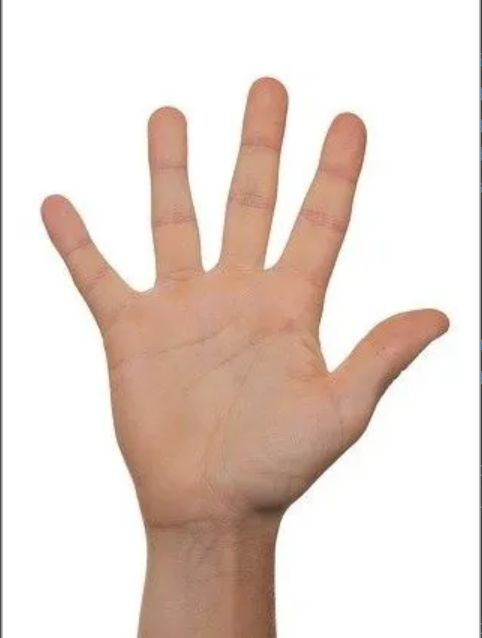
#> input picture orignal.jpg, 482 x 638 px, given in place of the camera
$ python visual_piano.py
#> lines starting #> are read from the running program, lines starting #| are printed output that depends on the picture; after the words box and inside, x2 and y2 are one past the last pixel; in counts of white or black regions, pixels touching at a corner belong together
### finger_recognize.py
import cv2
import numpy as np

def finger_detect(img_input):
	#定义字典，用于存放指尖坐标
	finger = {}
	img = cv2.flip(img_input, 1)			#图像镜像   1：左右镜像   -1：上下镜像
#	cv2.imshow('palm image',img)

	#图像处理：灰度转化、阈值分割（将手掌区域从原图像中抠出来）
	hsvim = cv2.cvtColor(img, cv2.COLOR_BGR2HSV)
	lower = np.array([0, 48, 80], dtype = "uint8")
	upper = np.array([20, 255, 255], dtype = "uint8")
	skinRegionHSV = cv2.inRange(hsvim, lower, upper)
	blurred = cv2.blur(skinRegionHSV, (2,2))
	ret,thresh = cv2.threshold(blurred,0,255,cv2.THRESH_BINARY)
#	cv2.imshow("thresh", thresh)

	#手掌轮廓绘制
	contours, hierarchy = cv2.findContours(thresh, cv2.RETR_TREE, cv2.CHAIN_APPROX_SIMPLE)
	contours = max(contours, key=lambda x: cv2.contourArea(x))
	cv2.drawContours(img, [contours], -1, (255,255,0), 2)
#	cv2.imshow("contours", img)

	#凸包检测
	hull = cv2.convexHull(contours)
	cv2.drawContours(img, [hull], -1, (0, 255, 255), 2)
#	cv2.imshow("hull", img)
#	print(hull)

	#手掌凸缺陷检测
	hull = cv2.convexHull(contours, returnPoints=False)
	defects = cv2.convexityDefects(contours, hull)
#	print(hull)

	#手指个数计数
	if defects is not None:
		cnt = 0
		for i in range(defects.shape[0]): # calculate the angle
			s, e, f, d = defects[i][0]
			start = tuple(contours[s][0])
			end = tuple(contours[e][0])
			far = tuple(contours[f][0])

			a = np.sqrt((end[0] - start[0]) ** 2 + (end[1] - start[1]) ** 2)
			b = np.sqrt((far[0] - start[0]) ** 2 + (far[1] - start[1]) ** 2)
			c = np.sqrt((end[0] - far[0]) ** 2 + (end[1] - far[1]) ** 2)
			angle = np.arccos((b ** 2 + c ** 2 - a ** 2) / (2 * b * c)) # cosine theorem
			if angle <= np.pi / 2: # angle less than 90 degree, treat as fingers
				cnt += 1
				cv2.circle(img, far, 4, [0, 0, 255], -1)
				finger[cnt]=start
				cv2.circle(img, start, 4, [255, 0, 0], -1)

		if cnt > 0:
			cnt = cnt+1
			cv2.putText(img, str(cnt), (0, 50), cv2.FONT_HERSHEY_SIMPLEX,1, (255, 0, 0) , 2, cv2.LINE_AA)
#			print(finger,len(finger))


#	cv2.imshow('final_result',img)

	return finger

### gui_and_key_adjust.py
import cv2

key_old=[1,1,1,1,1,1,1]
key_sta=[0,0,0,0,0,0,0]

Key_x_pos = [(120,200), (205, 285), (290, 370), (375, 455), (460, 540), (545, 625), (630, 710)]
Key_y_pos = [0, 250]

#画按键
#入口参数：背景图像
def draw_Key(img_input):
	cv2.rectangle(img_input, (Key_x_pos[0][0], Key_y_pos[0]), (Key_x_pos[0][1], Key_y_pos[1]), (255,255,255),2)
	cv2.rectangle(img_input, (Key_x_pos[1][0], Key_y_pos[0]), (Key_x_pos[1][1], Key_y_pos[1]), (255,255,255),2)
	cv2.rectangle(img_input, (Key_x_pos[2][0], Key_y_pos[0]), (Key_x_pos[2][1], Key_y_pos[1]), (255,255,255),2)
	cv2.rectangle(img_input, (Key_x_pos[3][0], Key_y_pos[0]), (Key_x_pos[3][1], Key_y_pos[1]), (255,255,255),2)
	cv2.rectangle(img_input, (Key_x_pos[4][0], Key_y_pos[0]), (Key_x_pos[4][1], Key_y_pos[1]), (255,255,255),2)
	cv2.rectangle(img_input, (Key_x_pos[5][0], Key_y_pos[0]), (Key_x_pos[5][1], Key_y_pos[1]), (255,255,255),2)
	cv2.rectangle(img_input, (Key_x_pos[6][0], Key_y_pos[0]), (Key_x_pos[6][1], Key_y_pos[1]), (255,255,255),2)

	return img_input


#按键按下时显示出来
def key_press_disp(key_now, img):
	for i in range(0,7):
		if key_now[i]:
			cv2.rectangle(img, (Key_x_pos[i][0], Key_y_pos[0]), (Key_x_pos[i][1], Key_y_pos[1]), (0,0,0),-1)
	return img

#画按键键值
#入口参数：背景图像
def draw_Key_num(img_input):
			#图片  左下角坐标  字体  字体大小  颜色  字体粗细
	cv2.putText(img_input,'1', (int((Key_x_pos[0][0]+Key_x_pos[0][1])/2),80),cv2.FONT_HERSHEY_COMPLEX,2,(255, 255, 0),1)
	cv2.putText(img_input,'2', (int((Key_x_pos[1][0]+Key_x_pos[1][1])/2),80),cv2.FONT_HERSHEY_COMPLEX,2,(255, 255, 0),1)
	cv2.putText(img_input,'3', (int((Key_x_pos[2][0]+Key_x_pos[2][1])/2),80),cv2.FONT_HERSHEY_COMPLEX,2,(255, 255, 0),1)
	cv2.putText(img_input,'4', (int((Key_x_pos[3][0]+Key_x_pos[3][1])/2),80),cv2.FONT_HERSHEY_COMPLEX,2,(255, 255, 0),1)
	cv2.putText(img_input,'5', (int((Key_x_pos[4][0]+Key_x_pos[4][1])/2),80),cv2.FONT_HERSHEY_COMPLEX,2,(255, 255, 0),1)
	cv2.putText(img_input,'6', (int((Key_x_pos[5][0]+Key_x_pos[5][1])/2),80),cv2.FONT_HERSHEY_COMPLEX,2,(255, 255, 0),1)
	cv2.putText(img_input,'7', (int((Key_x_pos[6][0]+Key_x_pos[6][1])/2),80),cv2.FONT_HERSHEY_COMPLEX,2,(255, 255, 0),1)

	return img_input


#判断按键是否按下
def Key_adjust(finger_dict, img):
	key_now=[0,0,0,0,0,0,0]
	for i in range(1,len(finger_dict)+1):
#		print(finger_dict[i][0], finger_dict[i][1])

		#判断指尖坐标是否位于琴键内
		if finger_dict[i][0] > Key_x_pos[0][0] and finger_dict[i][1] > Key_y_pos[0] and finger_dict[i][0] < Key_x_pos[0][1] and finger_dict[i][1] < Key_y_pos[1]:
			key_now[0]=1
		elif finger_dict[i][0] > Key_x_pos[1][0] and finger_dict[i][1] > Key_y_pos[0] and finger_dict[i][0] < Key_x_pos[1][1] and finger_dict[i][1] < Key_y_pos[1]:
			key_now[1]=1
		elif finger_dict[i][0] > Key_x_pos[2][0] and finger_dict[i][1] > Key_y_pos[0] and finger_dict[i][0] < Key_x_pos[2][1] and finger_dict[i][1] < Key_y_pos[1]:
			key_now[2]=1
		elif finger_dict[i][0] > Key_x_pos[3][0] and finger_dict[i][1] > Key_y_pos[0] and finger_dict[i][0] < Key_x_pos[3][1] and finger_dict[i][1] < Key_y_pos[1]:
			key_now[3]=1
		elif finger_dict[i][0] > Key_x_pos[4][0] and finger_dict[i][1] > Key_y_pos[0] and finger_dict[i][0] < Key_x_pos[4][1] and finger_dict[i][1] < Key_y_pos[1]:
			key_now[4]=1
		elif finger_dict[i][0] > Key_x_pos[5][0] and finger_dict[i][1] > Key_y_pos[0] and finger_dict[i][0] < Key_x_pos[5][1] and finger_dict[i][1] < Key_y_pos[1]:
			key_now[5]=1
		elif finger_dict[i][0] > Key_x_pos[6][0] and finger_dict[i][1] > Key_y_pos[0] and finger_dict[i][0] < Key_x_pos[6][1] and finger_dict[i][1] < Key_y_pos[1]:
			key_now[6]=1

	img = key_press_disp(key_now, img)	#实时绘制琴键状态
	img = draw_Key_num(img)				#最后绘制琴键键值

	#只有当目前按下并且上一次没按下，才将相应按键状态置为1
	for i in range(0,7):
		if key_old[i] == 0 and key_now[i] == 1:
			key_sta[i] = 1
		#更新按键历史记录
		key_old[i]=key_now[i]

	return img

### play.py
import time
import threading
from playsound import playsound

def play_data(buf_input):
	for i in range(0,7):
		if buf_input[i]:
#			print(i+1)
			path="./钢琴7键音/"+str(i+1)+".wav"
			threading.Thread(target=playsound,args=(path,)).start()
#		time.sleep(0.03)

	length = len(threading.enumerate())
	print('当前运行的线程数为：%d'%length)

### visual_piano.py
import time
import cv2
import play
from finger_recognize import finger_detect
import gui_and_key_adjust
from gui_and_key_adjust import key_sta

#定义finger字典，存储指尖坐标信息
finger = {}

#初始化摄像头
cap=cv2.VideoCapture(0)
cap.set(3,800) #设置分辨率
cap.set(4,600)

#播放控制数组
play_buf = [0,0,0,0,0,0,0]

#img_path = "orignal.jpg"

while True:
#	img = cv2.imread(img_path)
	_,img=cap.read()
#> img is the input picture: shape (638, 482, 3); mean B, G, R 207.8, 215.9, 231
	img = cv2.resize(img,(800,600))
#> img: shape (600, 800, 3)

	#返回指尖坐标信息
	finger = finger_detect(img)
#> in finger_detect, `hsvim = cv2.cvtColor(img, cv2.COLOR_BGR2HSV)`: hsvim: shape (600, 800, 3); mean H, S, V 8.9, 31.5, 231.1
#> in finger_detect, `skinRegionHSV = cv2.inRange(hsvim, lower, upper)`:
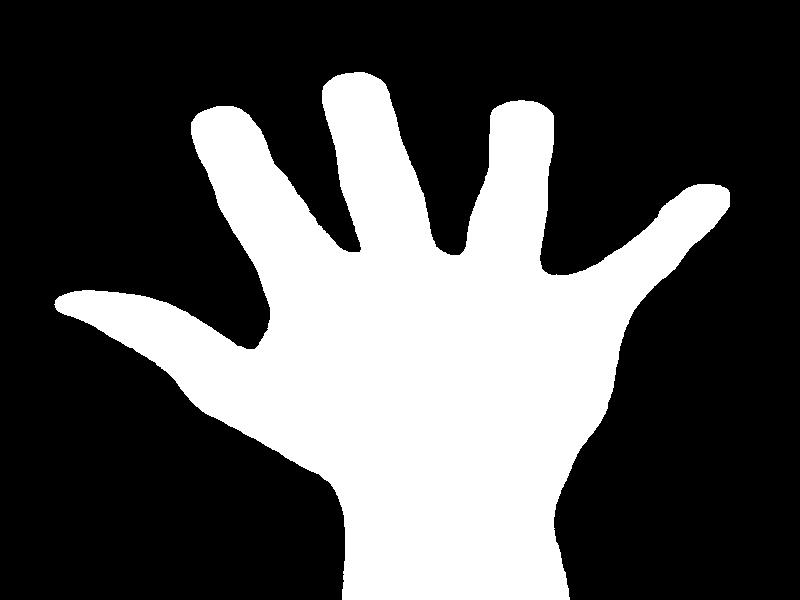
#> skinRegionHSV: shape (600, 800); 32.7% white; 1 white region, box (x1, y1, x2, y2) and area: (54, 72, 730, 600) 156939
#> in finger_detect, `ret,thresh = cv2.threshold(blurred,0,255,cv2.THRESH_BINARY)`:
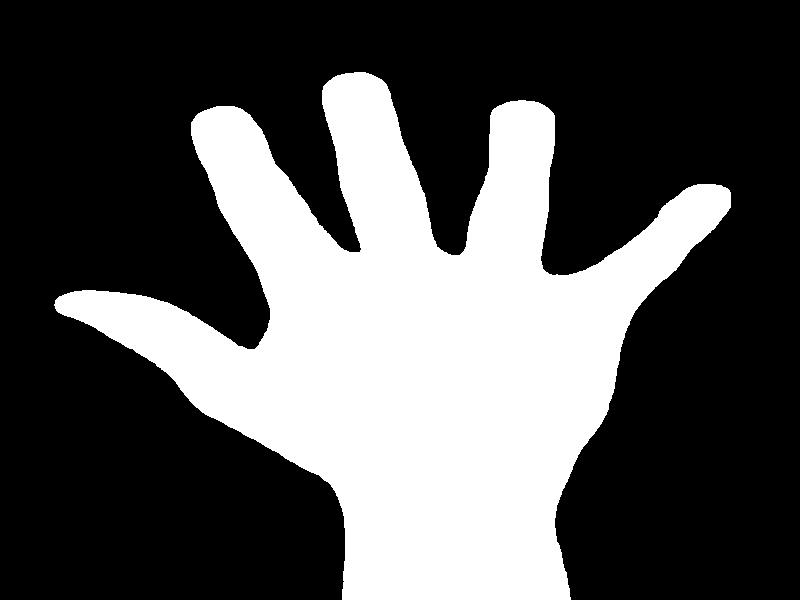
#> thresh: shape (600, 800); 33% white; 1 white region
#> in finger_detect, `contours, hierarchy = cv2.findContours(thresh, cv2.RETR_TREE, cv2.CHAI..`: contours = 1 contour; box (x1, y1, x2, y2) and area: (54, 72, 731, 600) 157190
#> in finger_detect, `contours = max(contours, key=lambda x: cv2.contourArea(x))`: contours = contour of 1227 points, box (x1, y1, x2, y2) (54, 72, 731, 600), area 157190
#> in finger_detect, `hull = cv2.convexHull(contours)`: hull = contour of 22 points, box (x1, y1, x2, y2) (54, 72, 731, 600), area 243964
#> in finger_detect, `hull = cv2.convexHull(contours, returnPoints=False)`: hull = 22 values, max 1226 at index 0, min 0 at index 21, mean 557.3
#> in finger_detect, `defects = cv2.convexityDefects(contours, hull)`: defects = 16 rows, first 6: [0, 2, 1, 226], [2, 6, 3, 186], [6, 197, 95, 45292], [197, 205, 198, 162], [205, 211, 206, 114], [212, 454, 359, 48382]
#> the loop in finger_detect, `for i in range(defects.shape[0]):` made 16 passes
#> (s, e, f, d, start, end, far, a) on passes 1 to 10: (0, 2, 1, 226, (354, 72), (345, 73), (353, 73), 9.06), (2, 6, 3, 186, (345, 73), (337, 75), (344, 74), 8.25), (6, 197, 95, 45292, (337, 75), (216, 106), (359, 252), 124.9), (197, 205, 198, 162, (216, 106), (204, 110), (215, 107), 12.65), (205, 211, 206, 114, (204, 110), (198, 113), (203, 111), 6.71), (212, 454, 359, 48382, (195, 116), (55, 300), (259, 344), 231.2), (454, 456, 455, 186, (55, 300), (54, 304), (55, 303), 4.12), (457, 459, 458, 162, (54, 305), (55, 308), (55, 306), 3.16), (459, 461, 460, 114, (55, 308), (56, 310), (56, 309), 2.24), (461, 689, 657, 18527, (56, 310), (342, 599), (331, 485), 406.6)
#> after the loop in finger_detect, `for i in range(defects.shape[0]):`:
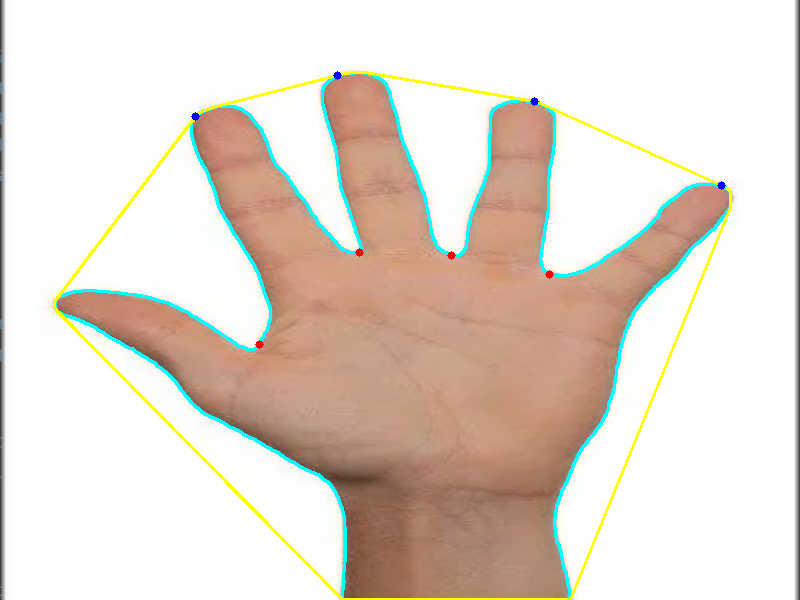
#> img: shape (600, 800, 3); mean B, G, R 206.9, 217.3, 227.5
#> after the loop in finger_detect, `for i in range(defects.shape[0]):`: cnt = 4; finger = {1: (337, 75), 2: (195, 116), 3: (721, 185), 4: (534, 101)}
#> in finger_detect, `cnt = cnt+1`: cnt = 5
#> in finger_detect, `cv2.putText(img, str(cnt), (0, 50), cv2.FONT_HERSHEY_SIMPLEX,1, (255, ..`:
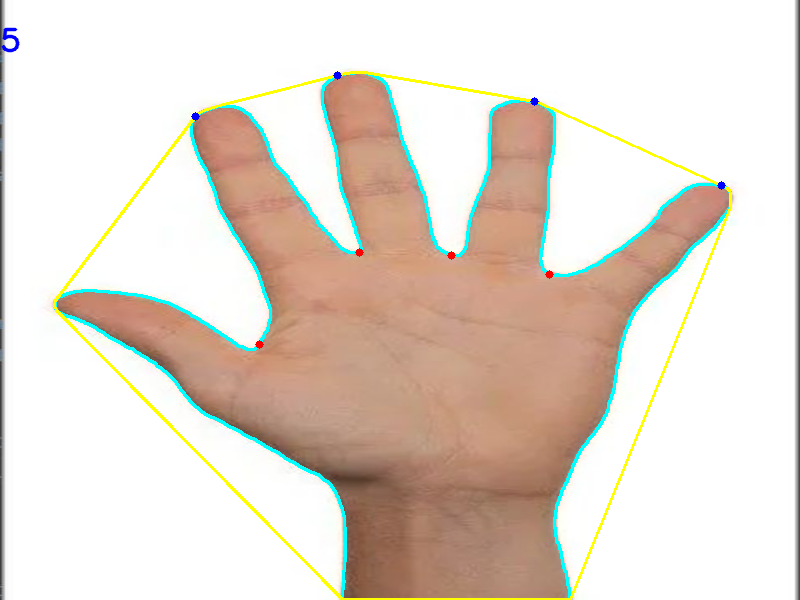
#> img: shape (600, 800, 3); 0.06% of pixels changed, all inside (x1, y1, x2, y2) = (1, 27, 20, 53)
#	print(finger,len(finger))

	img = cv2.flip(img, 1)							#将摄像头采集的图像镜像   1：左右镜像   -1：上下镜像
	for i in range(1,len(finger)+1):				#画出指尖位置
		cv2.circle(img, finger[i], 4, [255, 0, 0], -1)
#> this loop made 4 passes
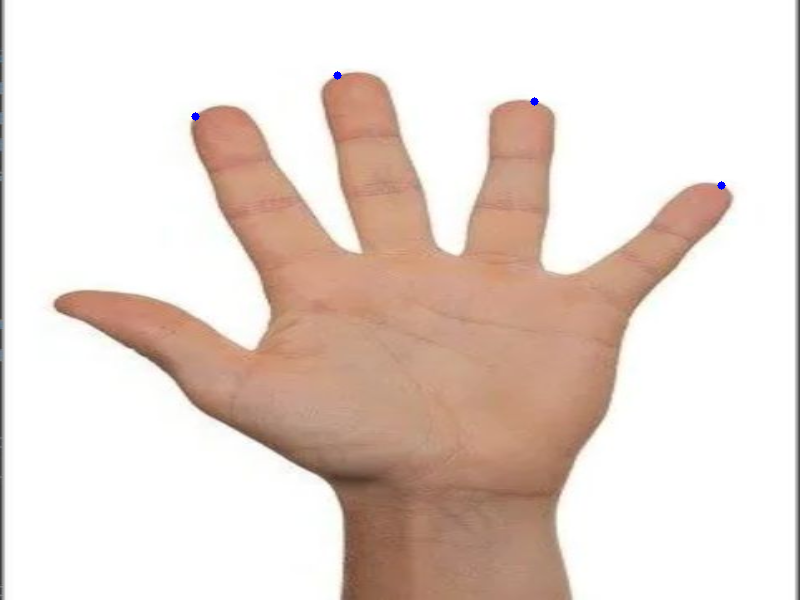
#> img: shape (600, 800, 3); mean B, G, R 207.8, 215.8, 230.9
	img = gui_and_key_adjust.draw_Key(img)			#画琴键
	gui_and_key_adjust.Key_adjust(finger, img)		#检测按键是否有效，更新按键状态，并绘制琴键实时状态，绘制琴键键值
#> the loop in Key_adjust, `for i in range(1,len(finger_dict)+1):` made 4 passes
#> after the loop in Key_adjust, `for i in range(1,len(finger_dict)+1):`: key_now = [1, 0, 1, 0, 1, 0, 0]
#> after the loop in key_press_disp, `for i in range(0,7):`:
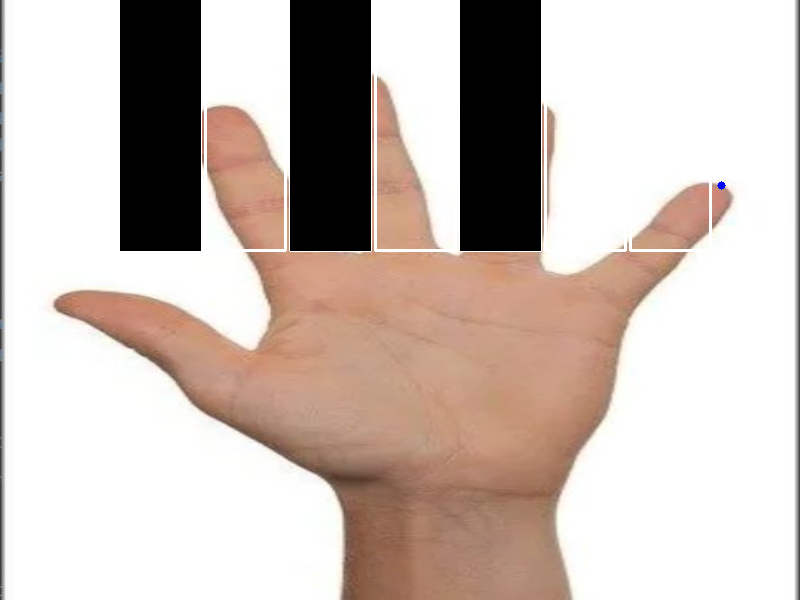
#> img: shape (600, 800, 3); mean B, G, R 180.9, 187.9, 201
#> in draw_Key_num, `cv2.putText(img_input,'1', (int((Key_x_pos[0][0]+Key_x_pos[0][1])/2),8..`: img_input: shape (600, 800, 3); mean B, G, R 181, 188, 201
#> in draw_Key_num, `cv2.putText(img_input,'2', (int((Key_x_pos[1][0]+Key_x_pos[1][1])/2),8..`: img_input: shape (600, 800, 3); mean B, G, R 181, 188, 200.9
#> in draw_Key_num, `cv2.putText(img_input,'3', (int((Key_x_pos[2][0]+Key_x_pos[2][1])/2),8..`: img_input: shape (600, 800, 3); mean B, G, R 181.1, 188.1, 200.9
#> in draw_Key_num, `cv2.putText(img_input,'4', (int((Key_x_pos[3][0]+Key_x_pos[3][1])/2),8..`: img_input: shape (600, 800, 3); mean B, G, R 181.1, 188.1, 200.8
#> in draw_Key_num, `cv2.putText(img_input,'6', (int((Key_x_pos[5][0]+Key_x_pos[5][1])/2),8..`:
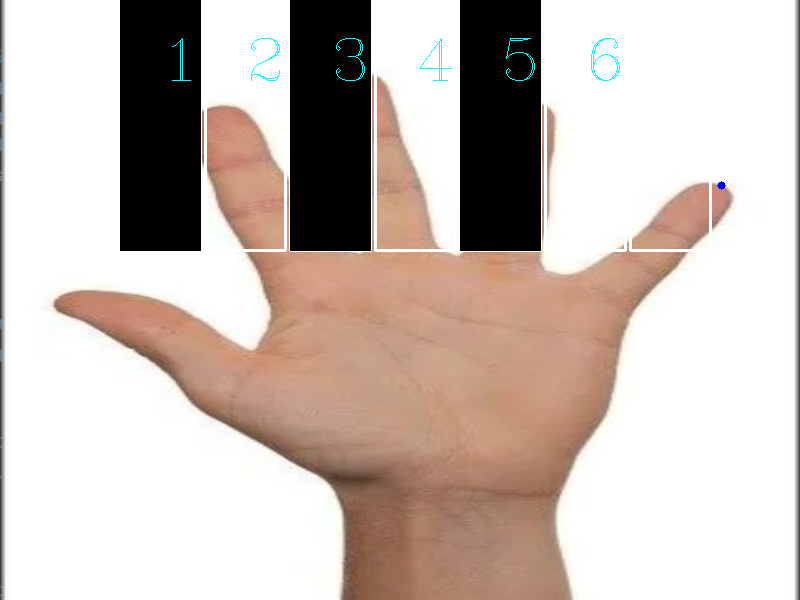
#> img_input: shape (600, 800, 3); mean B, G, R 181.2, 188.1, 200.7
#> in draw_Key_num, `cv2.putText(img_input,'7', (int((Key_x_pos[6][0]+Key_x_pos[6][1])/2),8..`: img_input: shape (600, 800, 3); 0.03% of pixels changed, all inside (x1, y1, x2, y2) = (676, 38, 705, 81)
#> after the loop in Key_adjust, `for i in range(0,7):`: key_sta = [0, 0, 0, 0, 0, 0, 0]


	print(key_sta)
#| [0, 0, 0, 0, 0, 0, 0]

	play.play_data(key_sta)
#> in play_data, `length = len(threading.enumerate())`: length = 1
#| 当前运行的线程数为：1

	for i in range(0,7):				#用后状态清零
		key_sta[i] = 0

	cv2.imshow('piano',img)				#显示最终结果图

	if cv2.waitKey(1) & 0xFF == ord('q'):
#> (key q is pressed here)
		break
